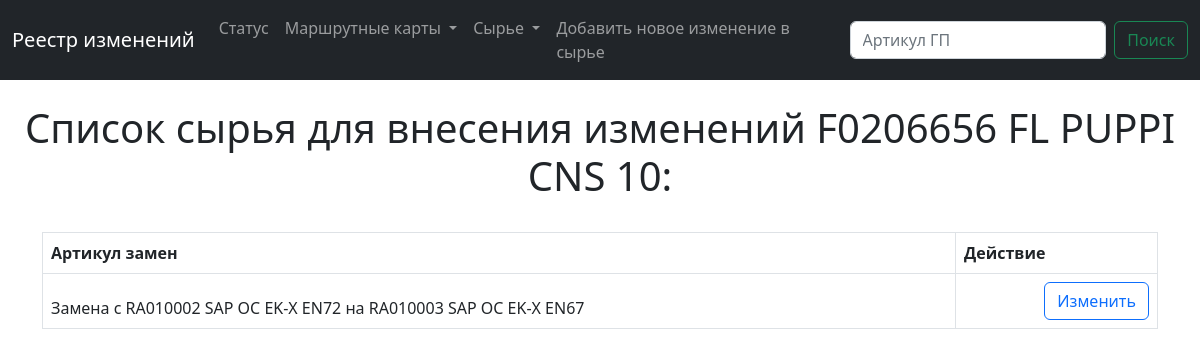
The app's page /change/70, older data.
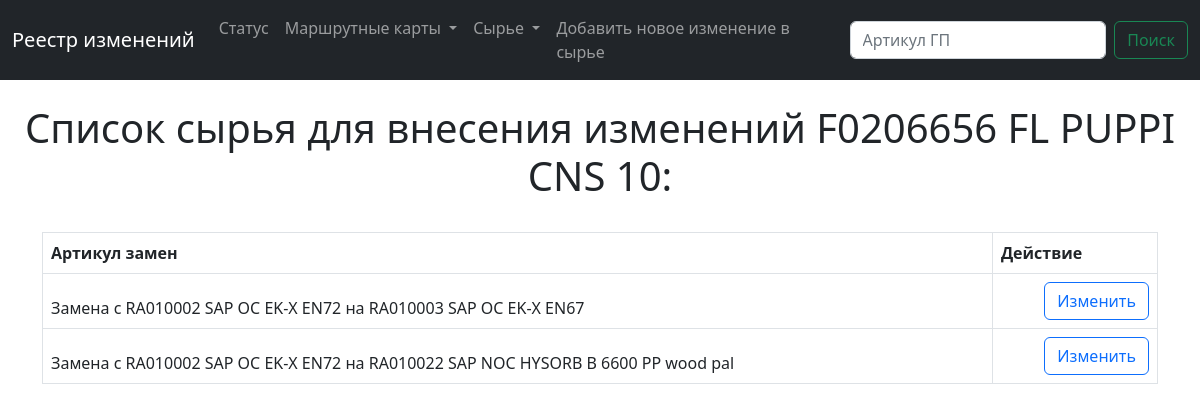
The same page, newer data.
### main/models.py (models this page shows, shortened)
class Change (models.Model):
    raw_current = models.ForeignKey(Raw, blank=True, null=True, on_delete=models.CASCADE, related_name='raw_current')
    raw_new = models.ForeignKey(Raw, blank=True, null=True, on_delete=models.CASCADE, related_name='raw_new')
    created_date = models.DateTimeField(default=timezone.now)  # когда была создана заявка

class Raw (models.Model):
    num = models.CharField(max_length=200)  # артикул сырья
    name = models.CharField(max_length=200)  # наименование
    layer = models.CharField(max_length=200)  # навзвание слоя на русском

### main/views.py (the view)
# urls.py: path('change/<sku_id>', views.change, name='change'),
def change(request,sku_id):
    sku = Sku.objects.get(id=sku_id)
    list_change = Change.objects.filter(raw_current__in = sku.raw.all())
    return render(request, 'main/change.html', {'sku':sku,'list_change':list_change,'change':change,})

### main/templates/main/change.html (shortened to what this page needs)
{% extends 'main/base.html' %}
{% block content%}
    {% if list_change %}
        <br>
        <center>
            <h1> Cписок сырья для внесения изменений {{ sku.num}} {{ sku.name}}: </h1>
        </center>
        <br>
        <div class="container">
            <table class="table table-bordered">
                <thead>
                    <tr style="font-weight:bold">
                        <td>Артикул замен</td>
                        <td>Действие</td>
                    </tr>
                    <tr>
                        {% for list_change in list_change %}
                            <td> Замена с {{ list_change.raw_current.num}} {{ list_change.raw_current.name}} на {{ list_change.raw_new.num}}  {{ list_change.raw_new.name}}</td>
                            <td align="right">
                                <div class="btn-group" role="group" aria-label="Basic example">
                                    <a href="{% url 'update_sku' sku.id %}" type="button" class="btn btn-outline-primary">Изменить</a>
                                </div>
                            </td>
                    </tr>
                    {% endfor %}
                    </thead>
                </table>
            </div>
    {% else %}
        <br>
        <center>
            <h1> Нет сырья для изменения </h1>
            <div class="btn-group" role="group" aria-label="Basic example">
            </div>
    {% endif %}
{%endblock%}

Row changes from the older to the newer data that the page shows:
added Change: raw_current.num "RA010002", raw_current.name "SAP OC EK-X EN72", raw_new.num "RA010022", raw_new.name "SAP NOC HYSORB B 6600 PP wood pal"
